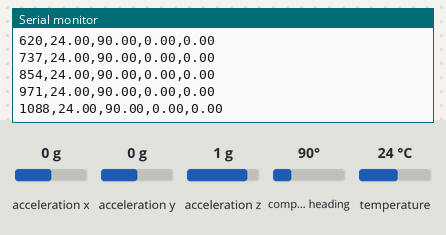
This sketch was run on a simulated ESP32. On the bench: the last lines printed to the serial monitor. Inputs (shaded band) come from the test bench; at power-on: acceleration x 0 g, acceleration y 0 g, acceleration z 1 g, compass heading 90°, temperature 24 °C. Storage starts empty.

Above: at 1.2 s.
1.3 s: acceleration x set to -1.4 g
At 1.33 s:
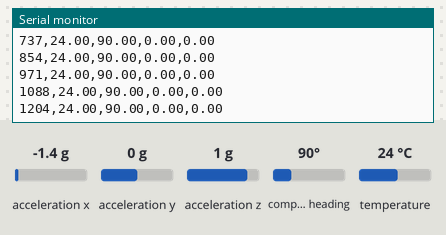
2.8 s: acceleration y set to -1.4 g
At 2.85 s:
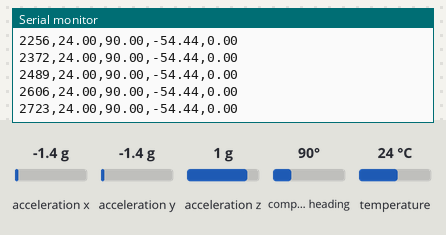
4.3 s: acceleration z set to -1.4 g
At 4.37 s:
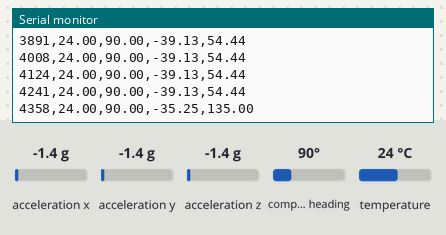
5.8 s: compass heading set to 7°
At 5.88 s:
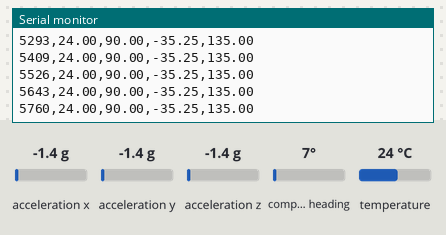
7.3 s: temperature set to 12 °C
At 7.4 s:
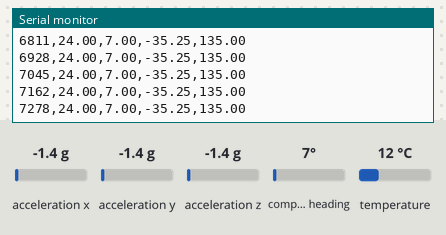
Timing chart, 0 to 9.8 s (numbered marks = the images above; inputs shaded):
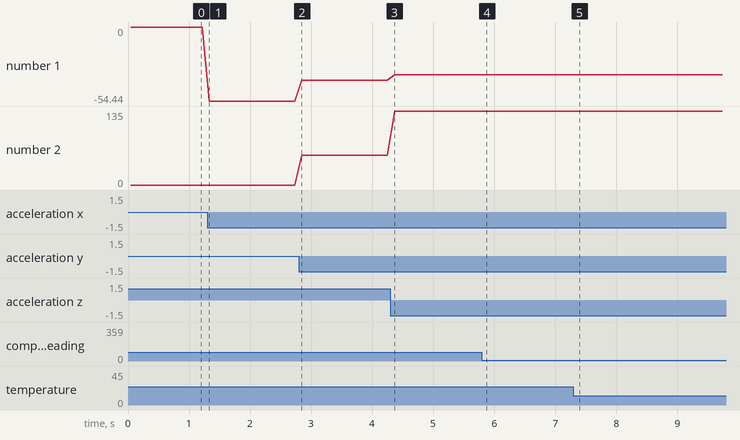

The sketch:

temp_orientation_datalogging.ino
```cpp
#include <Wire.h>
#include <SPI.h>
#include <SD.h>
#include <Adafruit_Sensor.h>
#include <Adafruit_BMP085.h>
#include <Adafruit_BNO055.h>

// Pins for the Elegoo ESP32
#define SD_CS 5

Adafruit_BMP085 bmp;
Adafruit_BNO055 bno = Adafruit_BNO055(55, 0x28);

void setup() {
  Serial.begin(115200);
  Wire.begin(21, 22);

  // Initialize BMP085
  if (!bmp.begin(0x77)) {
    Serial.println("BMP085 missing!");
  }

  // Initialize BNO055
  if (!bno.begin()) {
    Serial.println("BNO055 missing!");
    while (1);
  }

  // Initialize SD
  if (!SD.begin(SD_CS)) {
    Serial.println("SD initialization failed!");
    while (1);
  }

  // Create the CSV header for MATLAB
  File dataFile = SD.open("/data.csv", FILE_WRITE);
  if (dataFile) {
    dataFile.println("Time_ms,Temp_C,Heading,Pitch,Roll");
    dataFile.close();
    Serial.println("File created with headers.");
  }

  bno.setExtCrystalUse(true);
  Serial.println("System online. Logging started...");
}

void loop() {
  sensors_event_t event;
  bno.getEvent(&event);

  float temp = bmp.readTemperature();
  unsigned long now = millis();

  // Create the comma-separated string
  String dataString = String(now) + "," +
                      String(temp) + "," +
                      String(event.orientation.x) + "," +
                      String(event.orientation.y) + "," +
                      String(event.orientation.z);

  // Write to SD card
  File dataFile = SD.open("/data.csv", FILE_APPEND);
  if (dataFile) {
    dataFile.println(dataString);
    dataFile.close();
    // Also print to Serial so you can monitor live
    Serial.println(dataString);
  } else {
    Serial.println("Error writing to SD!");
  }

  delay(100); // Logs at 10Hz (10 times per second)
}
```

Measured:
- after the input at 4.3 s, the serial monitor: prints a new line after 0.07 s (image 3)
- plotted number 1: 0 → -54.44 after the input at 1.3 s, -54.44 → -39.13 after the input at 2.8 s, -39.13 → -35.25 after the input at 4.3 s
- plotted number 2: 0 → 54.44 after the input at 2.8 s, 54.44 → 135 after the input at 4.3 s
